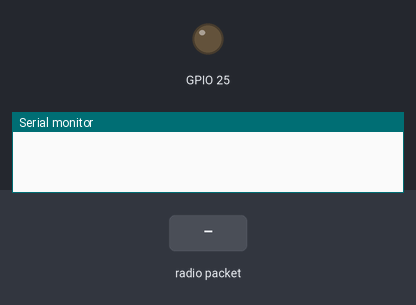
The sketch below on a simulated ESP32. Parts: output pins drawn as LEDs (lit = HIGH), the last lines printed to the serial monitor. Inputs (shaded band) come from the test bench. No radio packets arrive unless stated.

Above: at 1.2 s.
1.3 s: radio packet "1" arrives
At 1.42 s:
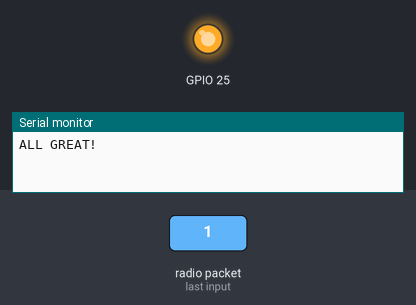
Timing chart, 0 to 4.3 s (numbered marks = the images above; inputs shaded):
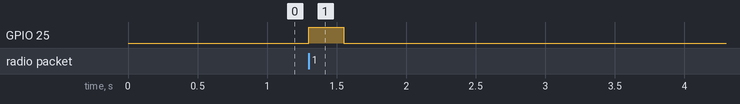

Measured:
- after the input at 1.3 s, GPIO 25: LOW → HIGH at once, → LOW 0.25 s later

The sketch:

Reciever_-_WORKING.ino
```cpp
#include <RH_ASK.h>
#include <SPI.h>

// Arduino                     Receiver
//  GND--------------------------GND
//  D11--------------------------Data
//  5V---------------------------VCC

RH_ASK driver(2000, 14, 12);

void setup() {
  Serial.begin(9600);
  if (!driver.init()) Serial.println("init failed");
  pinMode (25, OUTPUT);
}

void loop() {
  digitalWrite(25,LOW);
  uint8_t buf[RH_ASK_MAX_MESSAGE_LEN];
  uint8_t buflen = sizeof(buf);

  if (driver.recv(buf, &buflen)) {
    driver.printBuffer("Received:", buf, buflen);
    Serial.println("ALL GREAT!");
    digitalWrite(25,HIGH);
    delay(250);
  }
}
```
